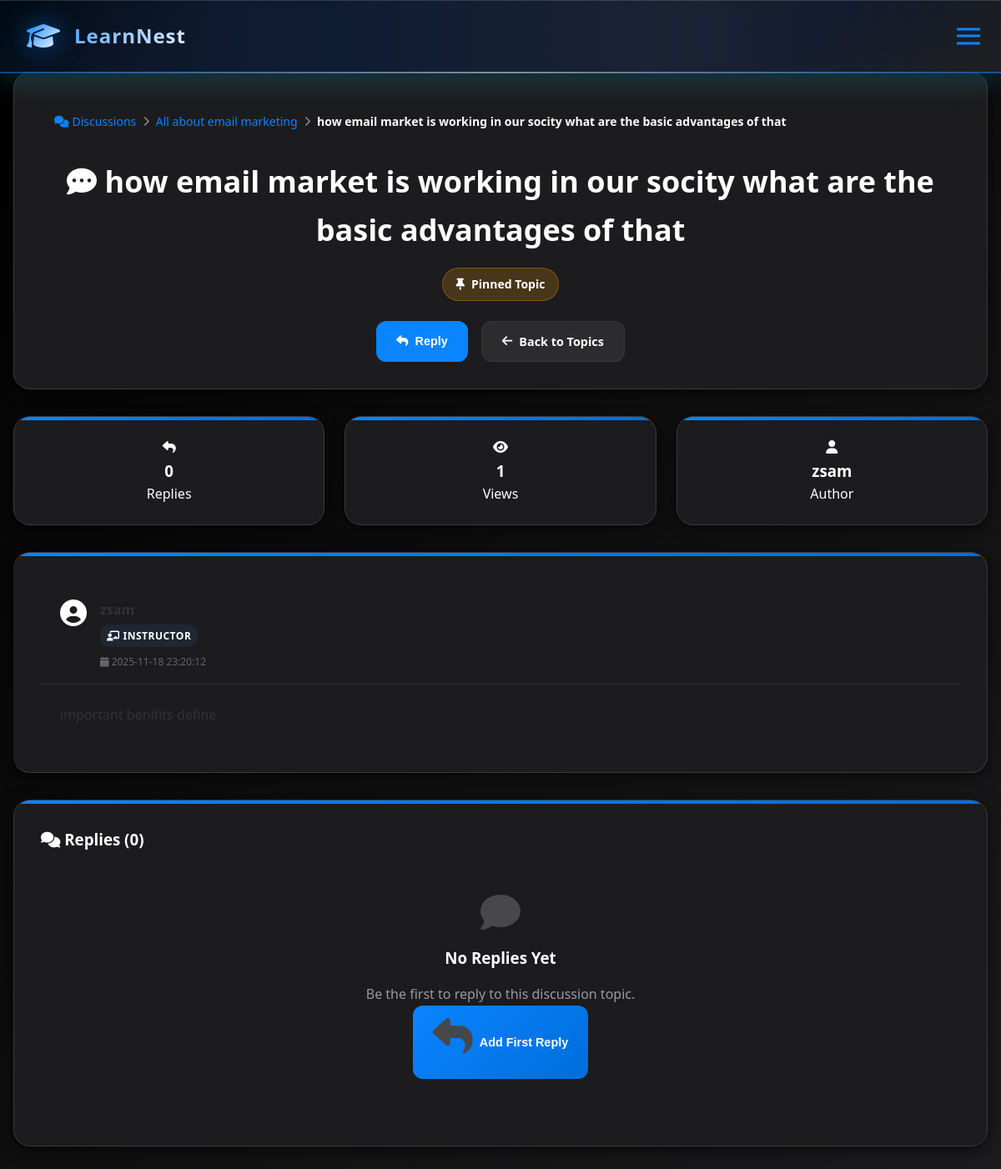
The page /instructor/courses/1/forums/1/topics/1 (signed in) on the database its author committed.
### tables this page shows
CREATE TABLE forums (
                id INTEGER PRIMARY KEY AUTOINCREMENT,
                course_id INTEGER NOT NULL,
                title TEXT NOT NULL,
                description TEXT,
                created_at TIMESTAMP DEFAULT CURRENT_TIMESTAMP,
                is_active BOOLEAN DEFAULT 1,
                FOREIGN KEY (course_id) REFERENCES courses (id)
            );

CREATE TABLE forum_topics (
                id INTEGER PRIMARY KEY AUTOINCREMENT,
                forum_id INTEGER NOT NULL,
                user_id INTEGER NOT NULL,
                title TEXT NOT NULL,
                content TEXT NOT NULL,
                created_at TIMESTAMP DEFAULT CURRENT_TIMESTAMP,
                updated_at TIMESTAMP DEFAULT CURRENT_TIMESTAMP,
                is_pinned BOOLEAN DEFAULT 0,
                view_count INTEGER DEFAULT 0, media_type TEXT, media_path TEXT, media_filename TEXT,
                FOREIGN KEY (forum_id) REFERENCES forums (id),
                FOREIGN KEY (user_id) REFERENCES users (id)
            );

CREATE TABLE users (
                id INTEGER PRIMARY KEY AUTOINCREMENT,
                username TEXT UNIQUE NOT NULL,
                email TEXT UNIQUE NOT NULL,
                password_hash TEXT NOT NULL,
                role TEXT NOT NULL DEFAULT 'student',
                full_name TEXT NOT NULL,
                bio TEXT,
                profile_image TEXT,
                instructor_approval_status TEXT DEFAULT 'approved',
                approved_by INTEGER,
                approved_at TIMESTAMP,
                created_at TIMESTAMP DEFAULT CURRENT_TIMESTAMP,
                last_login TIMESTAMP,
                is_active BOOLEAN DEFAULT 1, instructor_screenshot TEXT, profile_picture TEXT,
                FOREIGN KEY (approved_by) REFERENCES users (id)
            );

### app.py (the view)
@app.route('/instructor/courses/<int:course_id>/forums/<int:forum_id>/topics/<int:topic_id>')
@instructor_required
def instructor_topic_detail(course_id, forum_id, topic_id):
    with db_lock:
        conn = get_db_connection()
        course = conn.execute('''
            SELECT * FROM courses
            WHERE id = ? AND (instructor_id = ? OR ? = 1) AND is_active = 1
        ''', (course_id, current_user.id, current_user.is_admin())).fetchone()
        if not course:
            flash('Course not found or access denied.', 'error')
            conn.close()
            return redirect(url_for('instructor_courses'))
        forum = conn.execute('''
            SELECT * FROM forums
            WHERE id = ? AND course_id = ? AND is_active = 1
        ''', (forum_id, course_id)).fetchone()
        if not forum:
            flash('Forum not found.', 'error')
            conn.close()
            return redirect(url_for('instructor_course_discussions', course_id=course_id))
        topic = conn.execute('''
            SELECT t.*, u.full_name as author_name, u.role as author_role
            FROM forum_topics t
            JOIN users u ON t.user_id = u.id
            WHERE t.id = ? AND t.forum_id = ?
        ''', (topic_id, forum_id)).fetchone()
        if not topic:
            flash('Topic not found.', 'error')
            conn.close()
            return redirect(url_for('instructor_forum_topics', course_id=course_id, forum_id=forum_id))
        replies = conn.execute('''
            SELECT r.*, u.full_name as author_name, u.role as author_role
            FROM forum_replies r
            JOIN users u ON r.user_id = u.id
            WHERE r.topic_id = ?
            ORDER BY r.created_at ASC
        ''', (topic_id,)).fetchall()
        conn.execute('UPDATE forum_topics SET view_count = view_count + 1 WHERE id = ?', (topic_id,))
        conn.commit()
        conn.close()
    return render_template('instructor/topic_detail.html',
                         course=course, forum=forum, topic=topic, replies=replies)

### app.py (called while the page is built, shortened)
@app.context_processor
def inject_csrf_token():
    if 'csrf_token' not in session:
        session['csrf_token'] = secrets.token_urlsafe(32)
    return dict(csrf_token=session['csrf_token'])

def get_db_connection():
    conn = sqlite3.connect(DATABASE, timeout=30)
    conn.execute('PRAGMA journal_mode=WAL;')
    conn.execute('PRAGMA synchronous=NORMAL;')
    conn.execute('PRAGMA cache_size=10000;')
    conn.execute('PRAGMA temp_store=MEMORY;')
    conn.row_factory = sqlite3.Row
    return conn

@login_manager.user_loader
def load_user(user_id):
    try:
        with db_lock:
            conn = get_db_connection()
            user = conn.execute(
                'SELECT * FROM users WHERE id = ? AND is_active = 1', (user_id,)
            ).fetchone()
            conn.close()
        if user:
            profile_pic = user['profile_picture'] if 'profile_picture' in user.keys() else None
            return User(user['id'], user['username'], user['email'], user['role'],
                       user['full_name'], user['created_at'], user['is_active'],
                       user['instructor_approval_status'] if user['instructor_approval_status'] else 'approved',
                       user['approved_by'],
                       user['approved_at'],
                       profile_pic)
    except sqlite3.OperationalError:
        pass
    return None

def instructor_required(f):
    @wraps(f)
    def decorated_function(*args, **kwargs):
        if not current_user.is_authenticated:
            flash('Access denied. Please log in.', 'error')
            return redirect(url_for('login'))
        if current_user.is_admin():
            return f(*args, **kwargs)
    return decorated_function

    def is_admin(self):
        return self.role == 'admin'

    def is_instructor(self):
        return self.role == 'instructor'

    def is_student(self):
        return self.role == 'student'

### templates/instructor/topic_detail.html (shortened to what this page needs)
{% extends "base.html" %}
{% block content %}
<div class="page-container">
    <div class="page-header">
        <div class="header-content">
            <div class="breadcrumb">
                <a href="{{ url_for('instructor_course_discussions', course_id=course.id) }}" class="breadcrumb-link">
                    <i class="fas fa-comments"></i> Discussions
                </a>
                <i class="fas fa-chevron-right"></i>
                <a href="{{ url_for('instructor_forum_topics', course_id=course.id, forum_id=forum.id) }}" class="breadcrumb-link">
                    {{ forum.title }}
                </a>
                <i class="fas fa-chevron-right"></i>
                <span class="breadcrumb-current">{{ topic.title }}</span>
            </div>
            <h1><i class="fas fa-comment-dots"></i> {{ topic.title }}</h1>
            {% if topic.is_pinned %}
                <div class="topic-badge pinned">
                    <i class="fas fa-thumbtack"></i> Pinned Topic
                </div>
            {% endif %}
        </div>
        <div class="header-actions">
            <button class="btn btn-success" onclick="toggleReplyModal()">
                <i class="fas fa-reply"></i> Reply
            </button>
            <a href="{{ url_for('instructor_forum_topics', course_id=course.id, forum_id=forum.id) }}" class="btn btn-secondary">
                <i class="fas fa-arrow-left"></i> Back to Topics
            </a>
        </div>
    </div>
    <div class="stats-grid">
        <div class="stat-card primary">
            <div class="stat-icon">
                <i class="fas fa-reply"></i>
            </div>
            <div class="stat-info">
                <h3>{{ replies|length }}</h3>
                <p>Replies</p>
            </div>
        </div>
        <div class="stat-card success">
            <div class="stat-icon">
                <i class="fas fa-eye"></i>
            </div>
            <div class="stat-info">
                <h3>{{ topic.view_count or 0 }}</h3>
                <p>Views</p>
            </div>
        </div>
        <div class="stat-card warning">
            <div class="stat-icon">
                <i class="fas fa-user"></i>
            </div>
            <div class="stat-info">
                <h3>{{ topic.author_name }}</h3>
                <p>Author</p>
            </div>
        </div>
    </div>
    <div class="card topic-post">
        <div class="post-header">
            <div class="author-info">
                <div class="author-avatar">
                    <i class="fas fa-user-circle fa-2x"></i>
                </div>
                <div class="author-details">
                    <h4>{{ topic.author_name }}</h4>
                    <span class="author-role role-{{ topic.author_role }}">
                        {% if topic.author_role == 'instructor' %}
                            <i class="fas fa-chalkboard-teacher"></i> Instructor
                        {% elif topic.author_role == 'admin' %}
                            <i class="fas fa-shield-alt"></i> Admin
                        {% else %}
                            <i class="fas fa-user-graduate"></i> Student
                        {% endif %}
                    </span>
                    <div class="post-date">
                        <i class="fas fa-calendar"></i>
                        {{ topic.created_at[:19] }}
                    </div>
                </div>
            </div>
        </div>
        <div class="post-content">
            <div class="content-text">
                {{ topic.content|replace('\n', '<br>')|safe }}
            </div>
        </div>
    </div>
    <div class="card">
        <div class="card-header">
            <h3 class="card-title">
                <i class="fas fa-comments"></i> Replies ({{ replies|length }})
            </h3>
        </div>
        <div class="card-content">
            {% if replies %}
                <div class="replies-list">
                    {% for reply in replies %}
                        <div class="reply-post">
                            <div class="post-header">
                                <div class="author-info">
                                    <div class="author-avatar">
                                        <i class="fas fa-user-circle"></i>
                                    </div>
                                    <div class="author-details">
                                        <h5>{{ reply.author_name }}</h5>
                                        <span class="author-role role-{{ reply.author_role }}">
                                            {% if reply.author_role == 'instructor' %}
                                                <i class="fas fa-chalkboard-teacher"></i> Instructor
                                            {% elif reply.author_role == 'admin' %}
                                                <i class="fas fa-shield-alt"></i> Admin
                                            {% else %}
                                                <i class="fas fa-user-graduate"></i> Student
                                            {% endif %}
                                        </span>
                                        <div class="post-date">
                                            <i class="fas fa-clock"></i>
                                            {{ reply.created_at[:19] }}
                                        </div>
                                    </div>
                                </div>
                            </div>
                            <div class="post-content">
                                <div class="content-text">
                                    {{ reply.content|replace('\n', '<br>')|safe }}
                                </div>
                            </div>
                        </div>
                    {% endfor %}
                </div>
            {% else %}
                <div class="empty-state">
                    <i class="fas fa-comment fa-2x"></i>
                    <h3>No Replies Yet</h3>
                    <p>Be the first to reply to this discussion topic.</p>
                    <button class="btn btn-primary" onclick="toggleReplyModal()">
                        <i class="fas fa-reply"></i> Add First Reply
                    </button>
                </div>
            {% endif %}
        </div>
    </div>
</div>
{% endblock %}

### templates/base.html (style rules this page uses)
:root { --black: #000000; --gray-50: #0D0D0D; --gray-100: #1C1C1E; --gray-200: #2C2C2E; --gray-300: #3A3A3C; --gray-400: #48484A; --gray-500: #636366; --gray-600: #8E8E93; --gray-700: #9999A5; --gray-800: #AEAEB2; --gray-900: #C7C7CC; --white: #ffffff; --primary: #0A84FF; --primary-dark: #006EDC; --success: #0A84FF; --warning: #FF9F0A; --info: #64D2FF; --danger: #FF453A; --accent: #BF5AF2; --text-primary: #FFFFFF; --text-secondary: #9999A5; --text-light: #56565E; --text-disabled: #3A3A3E; --background: var(--black); --card-bg: var(--gray-100); --card-hover: var(--gray-200); --border: var(--gray-300); --border-light: var(--gray-400); --shadow-sm: 0 2px 8px rgba(0, 0, 0, 0.4); --shadow: 0 2px 12px rgba(0, 0, 0, 0.5); --shadow-md: 0 4px 16px rgba(0, 0, 0, 0.6); --shadow-lg: 0 4px 20px rgba(0, 0, 0, 0.6); --shadow-xl: 0 8px 32px rgba(0, 0, 0, 0.7); --gradient-primary: linear-gradient(135deg, var(--primary) 0%, var(--primary-dark) 100%); --gradient-success: linear-gradient(135deg, var(--success) 0%, #28CD4B 100%); --gradient-warning: linear-gradient(135deg, var(--warning) 0%, #FF8800 100%); --gradient-accent: linear-gradient(135deg, var(--accent) 0%, #A646E8 100%); --gradient-bg: linear-gradient(135deg, var(--black) 0%, var(--gray-50) 100%); --radius-sm: 0.5rem; --radius: 0.75rem; --radius-md: 1rem; --radius-lg: 1.25rem; --radius-xl: 1.5rem; }
* { margin: 0; padding: 0; box-sizing: border-box; }
body { font-family: system-ui, -apple-system, sans-serif; background: linear-gradient(135deg, var(--black) 0%, var(--gray-100) 100%); min-height: 100vh; line-height: 1.6; color: var(--text-primary); margin: 0; padding-top: 70px; }
.btn { display: inline-flex; align-items: center; gap: 0.5rem; padding: 0.75rem 1.5rem; border: none; border-radius: var(--radius); font-weight: 600; text-decoration: none; cursor: pointer; transition: all 0.2s; font-size: 0.9rem; color: var(--white); }
.btn-primary { background: var(--gradient-primary); color: white; }
.btn-secondary { background: var(--gray-200); color: var(--text-primary); border: 1px solid var(--border); }
.btn-success { background: var(--success); color: white; }
.card { background: var(--card-bg); border-radius: var(--radius-lg); padding: 2rem; box-shadow: var(--shadow-lg); margin-bottom: 2rem; position: relative; overflow: hidden; border: 1px solid var(--border); transition: all 0.3s ease; }
.card::before { content: ''; position: absolute; top: 0; left: 0; right: 0; height: 4px; background: var(--gradient-primary); }
.page-container { max-width: 1400px; margin: 0 auto; padding: 2rem; }
.page-header { display: flex; justify-content: space-between; align-items: center; margin-bottom: 2rem; padding: 2rem; background: var(--card-bg); border-radius: var(--radius-lg); box-shadow: var(--shadow-md); border: 1px solid var(--border); }
.header-content h1 { font-size: 2.25rem; margin-bottom: 0.5rem; color: var(--text-primary); font-weight: 800; }
.header-actions { display: flex; gap: 1rem; }
.stats-grid { display: grid; grid-template-columns: repeat(auto-fit, minmax(250px, 1fr)); gap: 1.5rem; margin: 2rem 0; }
.stat-card { background: var(--card-bg); padding: 1.5rem; border-radius: var(--radius-lg); box-shadow: var(--shadow-md); text-align: center; position: relative; overflow: hidden; transition: transform 0.3s ease, box-shadow 0.3s ease; border: 1px solid var(--border); }
.stat-card::before { content: ''; position: absolute; top: 0; left: 0; right: 0; height: 4px; background: var(--gradient-primary); }
.empty-state { text-align: center; padding: 3rem 2rem; color: var(--text-secondary); }
.empty-state i { font-size: 3rem; color: var(--gray-400); margin-bottom: 1rem; }
.empty-state h3 { color: var(--text-primary); margin-bottom: 1rem; font-weight: 600; }
@media (max-width: 1200px) { .page-header { flex-direction: column; gap: 1.5rem; text-align: center; } }
@media (max-width: 1200px) { .header-actions { width: 100%; justify-content: center; } }
@media (max-width: 1200px) { .container, .page-container { padding: 1rem; } }
.breadcrumb { display: flex; gap: 0.5rem; padding: 1rem; background: var(--card-bg); border-radius: var(--radius); margin-bottom: 1rem; }
.breadcrumb a { color: var(--primary); text-decoration: none; }
body, .navbar, .card, .stat-card, .btn, .form-group input, .form-group select, .form-group textarea { transition: background-color 0.3s ease, color 0.3s ease, border-color 0.3s ease; }

### rows shown on the page
forums: title "All about email marketing"
forum_topics: title "how email market is working in our socity what are the basic advantages of that", view_count "1", created_at "2025-11-18 23:20:12", content "important benifits define"
users: author_name "zsam"

### other values the page prints
{{ replies|length }} "0"
